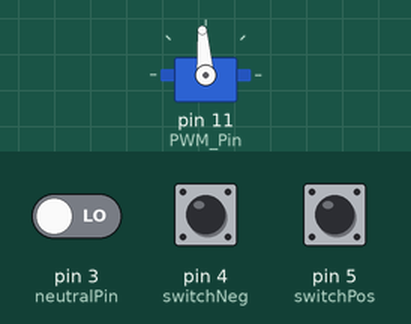
Simulated run of this sketch. Board: Arduino Nano, built with avr-gcc and run on an emulated ATmega328P. On the bench: servo. Wiring (inferred from the names in the program): servo: signal pin 11. Inputs (shaded band) come from the test bench; at power-on: pin 4 (switchNeg) LOW, pin 5 (switchPos) LOW, pin 3 (neutralPin) LOW. Servo pulses on a pin are drawn as a servo (544–2400 µs = 0–180°).

Above: at 1.2 s.
1.3 s: pin 4 (switchNeg) pulled HIGH for 0.15 s
At 1.7 s:
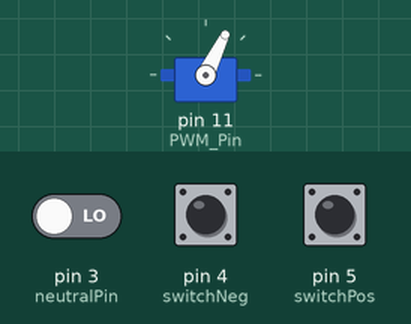
2.9 s: pin 5 (switchPos) pulled HIGH for 0.15 s
At 4.1 s:
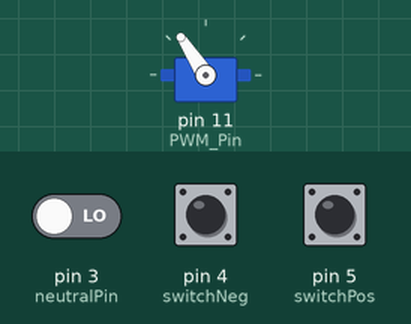
4.5 s: pin 3 (neutralPin) driven HIGH
At 5.0 s:
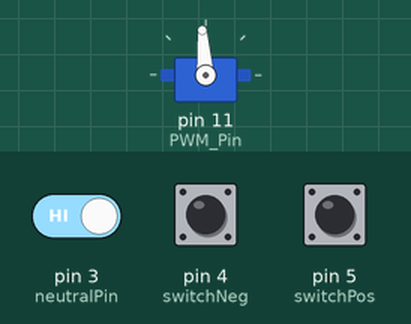
6.0 s: pin 4 (switchNeg) pulled HIGH for 3.2 s
At 6.4 s:
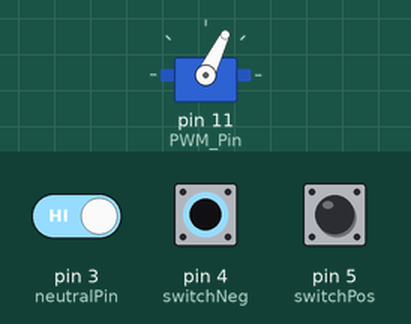
Timing chart, 0 to 10.7 s (numbered marks = the images above; inputs shaded):
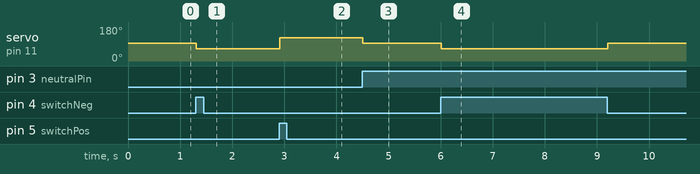

Measured:
- after the input at 1.3 s, servo on pin 11 (PWM_Pin): 94° → 64° at once
- after the input at 2.9 s, servo on pin 11 (PWM_Pin): 64° → 123° at once
- after the input at 4.5 s, servo on pin 11 (PWM_Pin): 123° → 94° at once
- after the input at 6.0 s, servo on pin 11 (PWM_Pin): 94° → 64° at once, → 94° 3.2 s later

The sketch:

main.ino
```cpp
#include <Arduino.h>
#include <Servo.h>
#define PWM_Pin 11
#define neutralPin 3
#define switchPos 5
#define switchNeg 4
#define upperLimit 1800
#define lowerLimit 1200
float pulseWidth = 1500;

void setup() {
  // put your setup code here, to run once:
  Serial.begin(115200);
  pinMode(PWM_Pin, OUTPUT);
  pinMode(neutralPin, INPUT);
  pinMode(switchPos, INPUT);
  pinMode(switchNeg, INPUT);
}

void loop() {
  //ADD OR SUBTRACT
  if (digitalRead(switchPos) == HIGH){
    pulseWidth = upperLimit;
  }
  else if (digitalRead(switchNeg) == HIGH){
    pulseWidth = lowerLimit;
  }
  else if(digitalRead(neutralPin) == HIGH){
    pulseWidth = 1500;
  }

  digitalWrite(PWM_Pin, HIGH);
  delayMicroseconds(pulseWidth);
  digitalWrite(PWM_Pin, LOW);
  delay(20-(pulseWidth/1000));  // low

}
```
